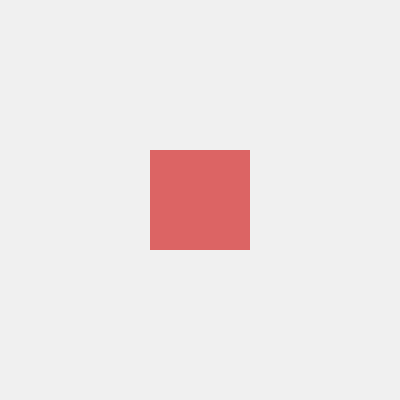
Frame 1 (no input)
Frame 60 (no input): identical to frame 1, image omitted
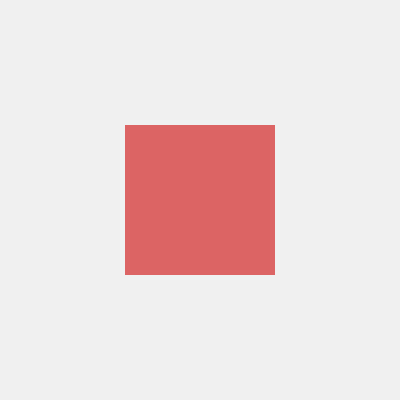
Frame 120 (the mouse pressed at the canvas centre since frame 60)

The p5.js sketch that drew these frames (run headless with seeded random() and noise() and a simulated clock; from frame 60 on, the mouse is pressed at the canvas centre):

// p5.js sketch
// ── sketch.js
function setup() {
  createCanvas(400, 400);
  rectMode(CENTER)
}

function draw() {
  background(240);

  translate(width / 2, height / 2);

  let sx = map(mouseX, 0, width, 1, 2);
  let sy = map(mouseY, 0, height, 1, 2);
  scale(sx, sy);

  noStroke();
  fill(220, 100, 100);
  square(0, 0, 100);
}
